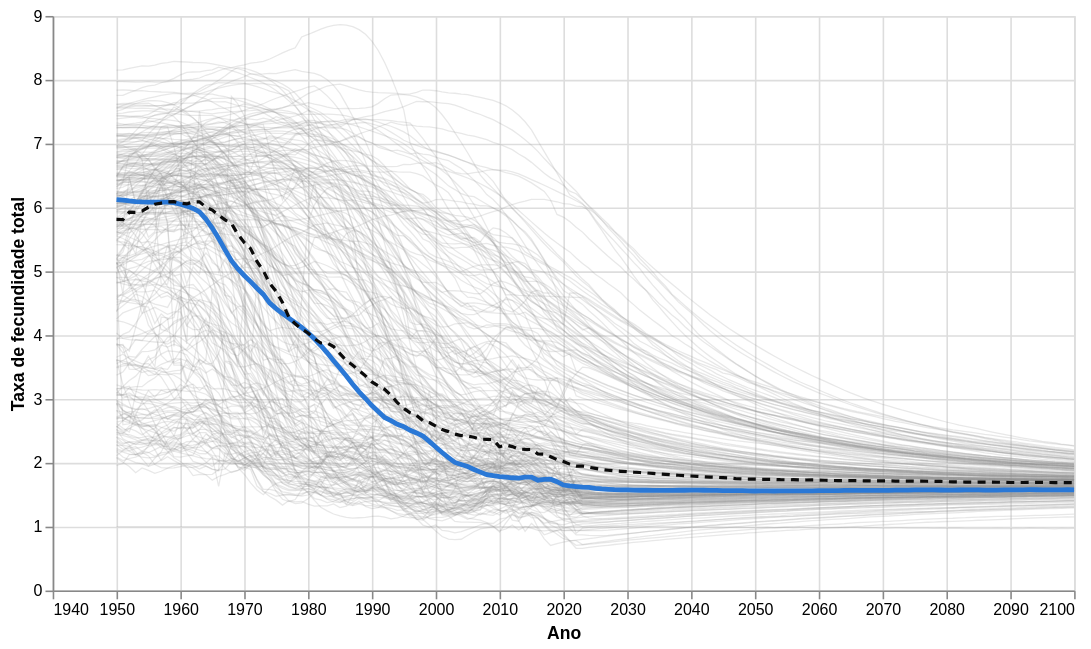

The notebook cell saved with this chart:
### Markdown cell above
## 10. Trajetória da fecundidade por país, com seleção

Escolha um país no menu. O país aparece em destaque, sobre as demais trajetórias em cinza, e a mediana entre os países aparece como linha tracejada.

### Code cell
nomes_paises = sorted(paises_medium["Location"].unique())
pais = alt.param(name="pais", value="Brazil", bind=alt.binding_select(options=nomes_paises, name="País: "))

serie_tfr = paises_medium[["LocID", "Location", "Time", "TFR"]].dropna()
mediana_tfr = serie_tfr.groupby("Time", as_index=False)["TFR"].median()

base_linhas = alt.Chart(serie_tfr).encode(
    x=alt.X("Time:Q", title="Ano", axis=alt.Axis(format="d")),
    y=alt.Y("TFR:Q", title="Taxa de fecundidade total"),
    detail="Location:N",
)
fundo = base_linhas.mark_line(strokeWidth=0.8, opacity=0.2, color="#8a8a8a")
destaque = base_linhas.transform_filter("datum.Location == pais").mark_line(strokeWidth=3, color="#2a78d6")
mediana = alt.Chart(mediana_tfr).mark_line(strokeWidth=2, strokeDash=[5, 4], color="#0b0b0b").encode(
    x="Time:Q", y="TFR:Q"
)
alt.layer(fundo, destaque, mediana).add_params(pais).properties(width=640, height=360)

### Figure 1 — Vega-Lite specification as saved in the notebook (floating-point values rounded to 4 significant figures; data arrays with more than 128 entries replaced by an {"elided": "..."} marker saying what was removed)
{"config": {"view": {"continuousWidth": 300, "continuousHeight": 300}}, "layer": [{"data": {"name": "data-a6dee5c1e18fbf59cc19141c97b482b0"}, "mark": {"type": "line", "color": "#8a8a8a", "opacity": 0.2, "strokeWidth": 0.8}, "encoding": {"detail": {"field": "Location", "type": "nominal"}, "x": {"axis": {"format": "d"}, "field": "Time", "title": "Ano", "type": "quantitative"}, "y": {"field": "TFR", "title": "Taxa de fecundidade total", "type": "quantitative"}}}, {"data": {"name": "data-a6dee5c1e18fbf59cc19141c97b482b0"}, "mark": {"type": "line", "color": "#2a78d6", "strokeWidth": 3}, "encoding": {"detail": {"field": "Location", "type": "nominal"}, "x": {"axis": {"format": "d"}, "field": "Time", "title": "Ano", "type": "quantitative"}, "y": {"field": "TFR", "title": "Taxa de fecundidade total", "type": "quantitative"}}, "transform": [{"filter": "datum.Location == pais"}]}, {"data": {"name": "data-0a05d30d7d858d447008fdca1c6a5cf7"}, "mark": {"type": "line", "color": "#0b0b0b", "strokeDash": [5, 4], "strokeWidth": 2}, "encoding": {"x": {"field": "Time", "type": "quantitative"}, "y": {"field": "TFR", "type": "quantitative"}}}], "height": 360, "params": [{"name": "pais", "bind": {"input": "select", "options": {"elided": "237 str values"}, "name": "País: "}, "value": "Brazil"}], "width": 640, "$schema": "https://vega.github.io/schema/vega-lite/v6.4.1.json", "datasets": {"data-a6dee5c1e18fbf59cc19141c97b482b0": {"elided": "35787 records"}, "data-0a05d30d7d858d447008fdca1c6a5cf7": {"elided": "151 records"}}}
